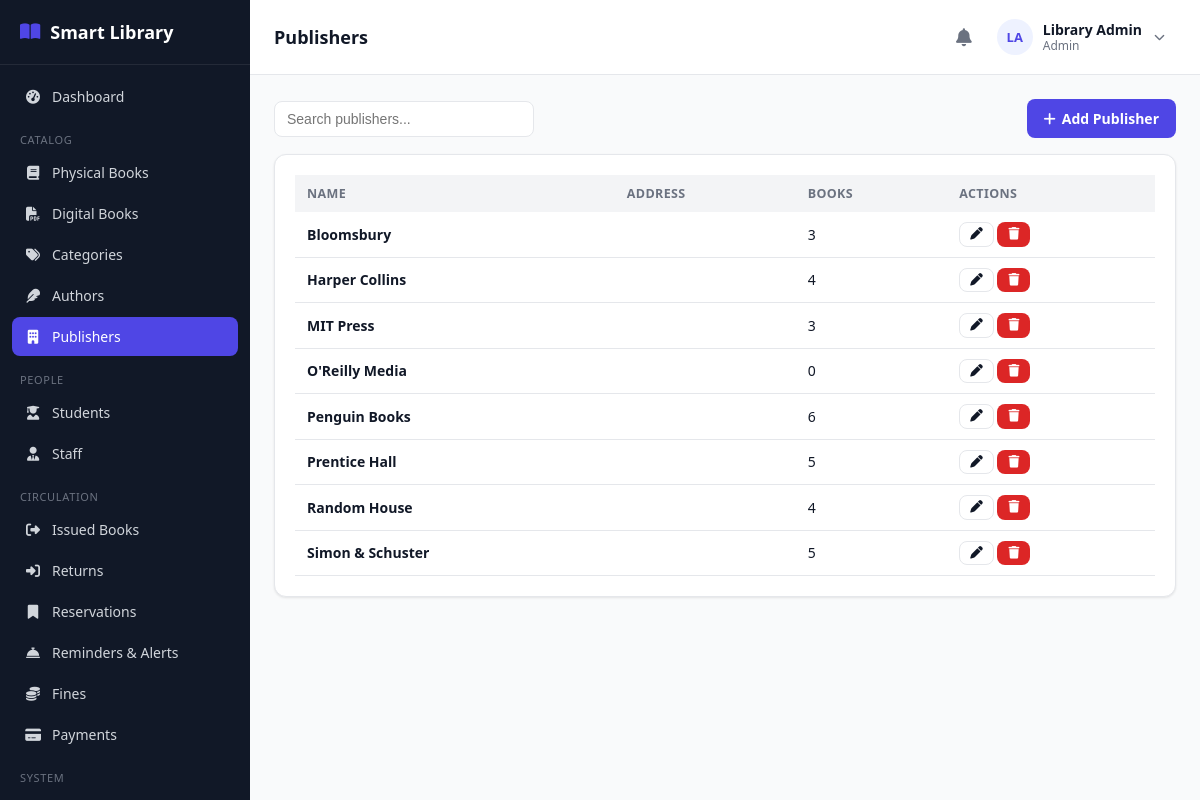
Screenshot of /admin/publishers.php (signed in) with the database file from the repository.
### tables this page shows
CREATE TABLE publishers (
    id INT AUTO_INCREMENT PRIMARY KEY,
    name VARCHAR(150) NOT NULL,
    address VARCHAR(255) DEFAULT NULL
);

### includes/functions.php (called while the page is built, shortened)
<?php
function e($value) {
    return htmlspecialchars($value ?? '', ENT_QUOTES, 'UTF-8');
}

### admin/publishers.php (the view, shortened to what this page needs)
<?php
require_once __DIR__ . '/../includes/functions.php';
require_once __DIR__ . '/../includes/auth-check.php';
$publishers = $pdo->query("
    SELECT p.*, COUNT(b.id) book_count FROM publishers p
    LEFT JOIN books b ON b.publisher_id = p.id
    GROUP BY p.id ORDER BY p.name")->fetchAll();
include __DIR__ . '/../includes/header.php';
?>
<div class="table-toolbar">
    <input type="text" class="form-control" style="width:260px;" placeholder="Search publishers..." data-search-input="pubTable">
    <a href="publishers.php?action=add" class="btn btn-primary"><i class="fa-solid fa-plus"></i> Add Publisher</a>
</div>
<div class="card">
    <?php if (!$publishers): ?>
        <div class="empty-state"><i class="fa-solid fa-building"></i>No publishers yet.</div>
    <?php else: ?>
    <div class="table-wrap">
        <table class="data-table" id="pubTable">
            <thead><tr><th>Name</th><th>Address</th><th>Books</th><th>Actions</th></tr></thead>
            <tbody>
            <?php foreach ($publishers as $p): ?>
                <tr>
                    <td><strong><?= e($p['name']) ?></strong></td>
                    <td class="text-muted"><?= e($p['address']) ?></td>
                    <td><?= (int)$p['book_count'] ?></td>
                    <td>
                        <a class="btn btn-sm btn-outline" href="publishers.php?edit=<?= $p['id'] ?>"><i class="fa-solid fa-pen"></i></a>
                        <form method="POST" style="display:inline;" data-confirm="Delete this publisher?">
                            <button class="btn btn-sm btn-danger" type="submit"><i class="fa-solid fa-trash"></i></button>
                        </form>
                    </td>
                </tr>
            <?php endforeach; ?>
            </tbody>
        </table>
    </div>
    <?php endif; ?>
</div>
<?php include __DIR__ . '/../includes/footer.php'; ?>

### assets/css/style.css (style rules this page uses)
:root { --primary: #4f46e5; --primary-dark: #4338ca; --primary-light: #eef2ff; --success: #16a34a; --success-light: #dcfce7; --warning: #ca8a04; --warning-light: #fef9c3; --danger: #dc2626; --danger-light: #fee2e2; --gray: #6b7280; --gray-light: #f3f4f6; --border: #e5e7eb; --text: #111827; --text-muted: #6b7280; --bg: #f9fafb; --white: #ffffff; --sidebar-w: 250px; --radius: 12px; --shadow: 0 1px 3px rgba(0,0,0,0.06), 0 1px 2px rgba(0,0,0,0.04); }
* { box-sizing: border-box; }
body { margin: 0; font-family: 'Segoe UI', system-ui, -apple-system, Roboto, sans-serif; background: var(--bg); color: var(--text); font-size: 15px; }
a { color: var(--primary); text-decoration: none; }
.card { background: var(--white); border: 1px solid var(--border); border-radius: var(--radius); box-shadow: var(--shadow); padding: 20px; }
.btn { display: inline-flex; align-items: center; gap: 6px; padding: 9px 16px; border-radius: 8px; border: 1px solid transparent; font-size: 14px; font-weight: 600; cursor: pointer; text-decoration: none; }
.btn-primary { background: var(--primary); color: #fff; }
.btn-outline { background: #fff; border-color: var(--border); color: var(--text); }
.btn-danger { background: var(--danger); color: #fff; }
.btn-sm { padding: 5px 10px; font-size: 12.5px; }
.form-control { width: 100%; padding: 9px 12px; border: 1px solid var(--border); border-radius: 8px; font-size: 14px; background: #fff; color: var(--text); }
.table-wrap { overflow-x: auto; }
table.data-table { width: 100%; border-collapse: collapse; font-size: 14px; }
.data-table th { text-align: left; padding: 10px 12px; background: var(--gray-light); font-weight: 700; font-size: 12.5px; text-transform: uppercase; letter-spacing: 0.03em; color: var(--text-muted); white-space: nowrap; }
.data-table td { padding: 10px 12px; border-bottom: 1px solid var(--border); vertical-align: middle; }
.table-toolbar { display: flex; justify-content: space-between; align-items: center; margin-bottom: 16px; gap: 12px; flex-wrap: wrap; }
.text-muted { color: var(--text-muted); }

### rows the page displays
publishers: name "Bloomsbury", book_count "3"
publishers: name "Harper Collins", book_count "4"
publishers: name "MIT Press", book_count "3"
publishers: name "O'Reilly Media", book_count "0"
publishers: name "Penguin Books", book_count "6"
publishers: name "Prentice Hall", book_count "5"
publishers: name "Random House", book_count "4"
publishers: name "Simon & Schuster", book_count "5"

### other values shown
$label "Dashboard"
$item['_section'] "CATALOG"
$label "Physical Books"
$label "Digital Books"
$label "Categories"
$label "Authors"
$label "Publishers"
$item['_section'] "PEOPLE"
$label "Students"
$label "Staff"
$item['_section'] "CIRCULATION"
$label "Issued Books"
$label "Returns"
$label "Reservations"
$label "Reminders & Alerts"
